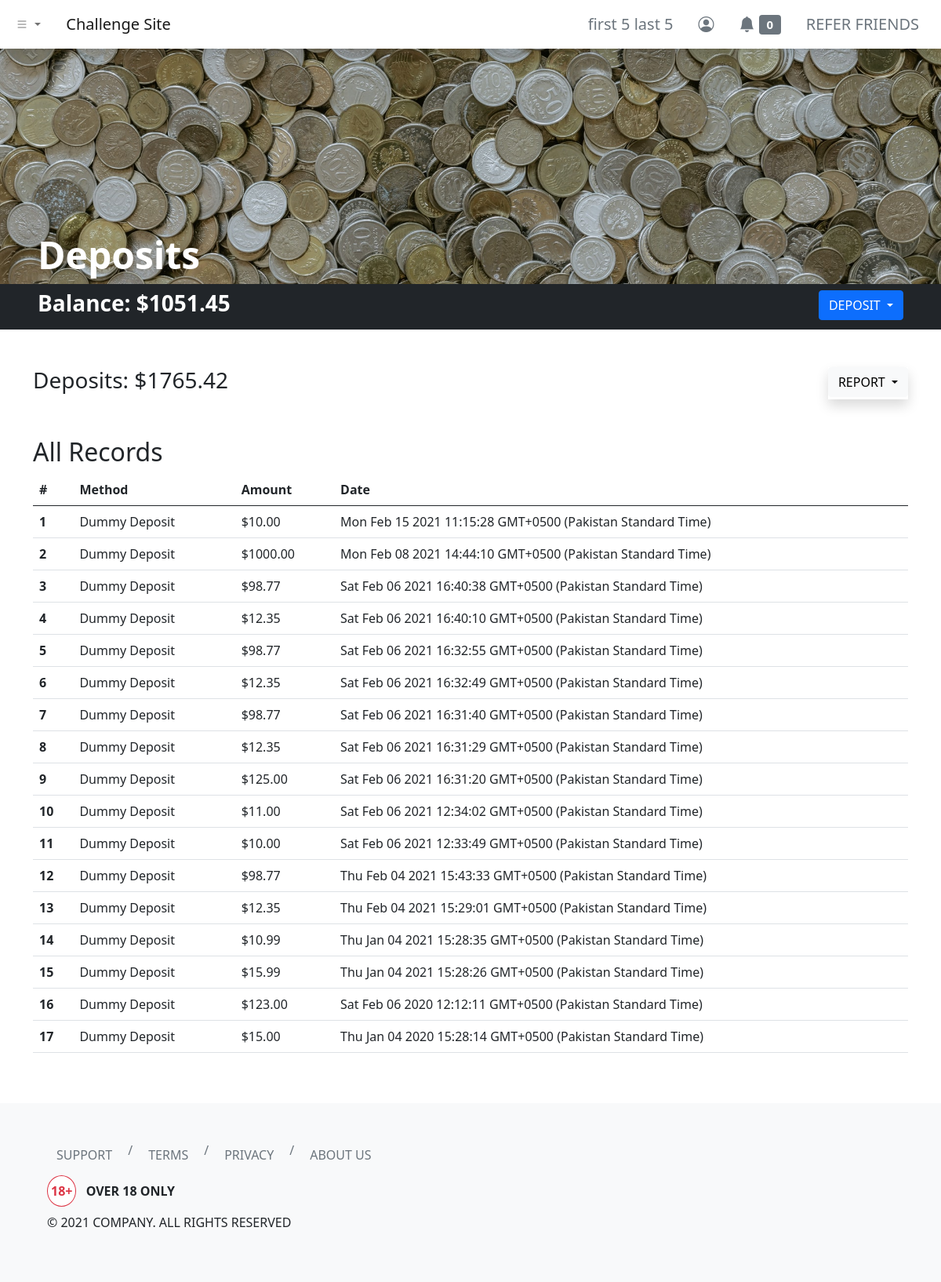
/dashboard/deposits/index.php (signed in), run on an earlier commit of the app's database.
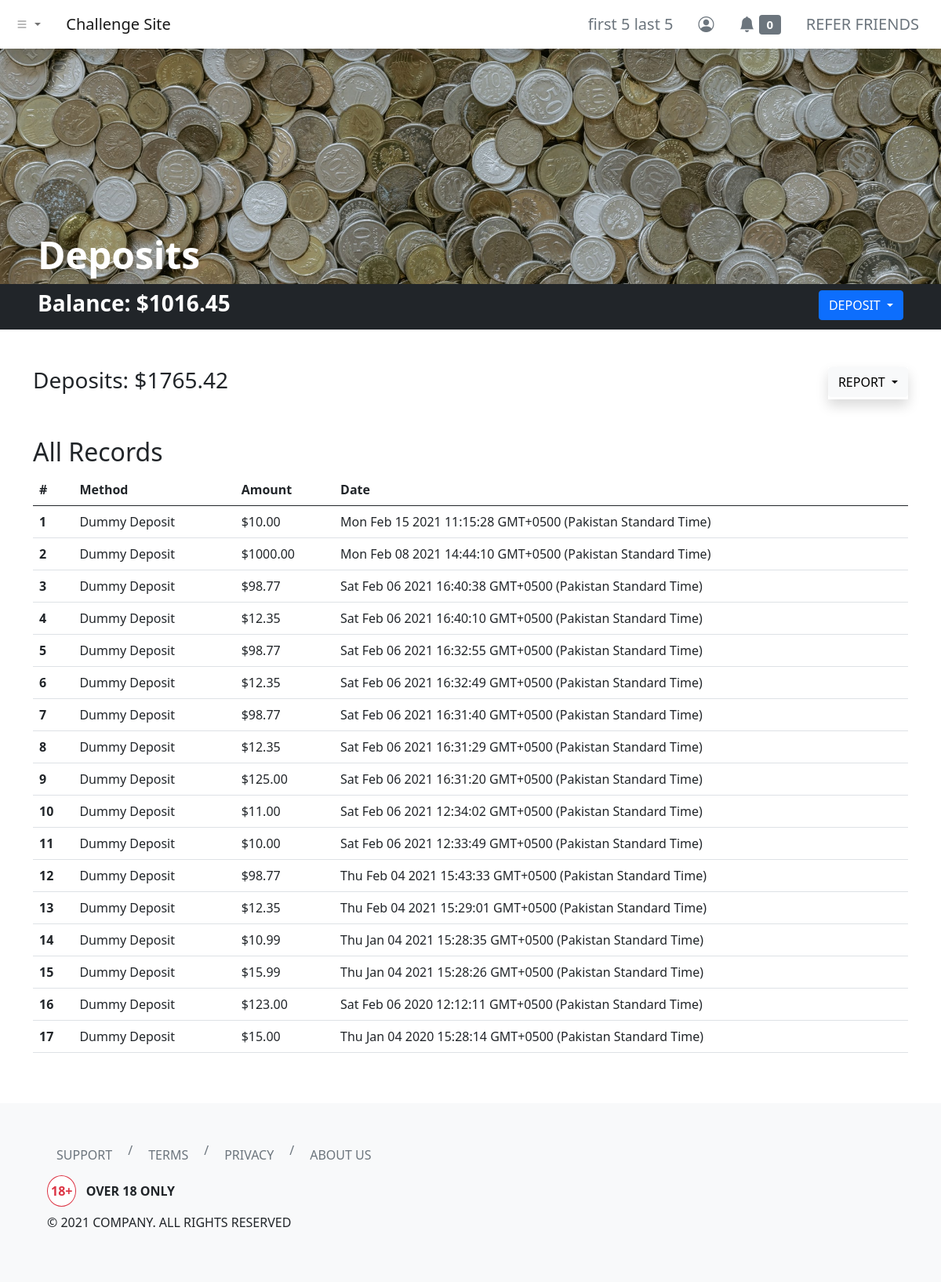
And on a later commit of the database.
### tables this page shows
CREATE TABLE `users` (
  `id` int(11) NOT NULL,
  `username` varchar(255) NOT NULL,
  `first_name` varchar(255) NOT NULL,
  `last_name` varchar(255) NOT NULL,
  `email` varchar(255) NOT NULL,
  `user_password` varchar(255) NOT NULL,
  `balance` decimal(65,30) UNSIGNED NOT NULL DEFAULT 0.000000000000000000000000000000
);

### dashboard/deposits/index.php (the view, shortened to what the changed rows need)
<?php
include '../../header.php';
?>
<link rel="stylesheet" href="./index.css">
<div class="hero bg-dark d-flex align-items-end px-5">
    <h1 class="text-white display-5 fw-bold">Deposits</h1>
</div>
<div class="container-fluid bg-dark py-2 px-5">
    <div class="row">
        <div class="col d-flex justify-content-between">
            <h3 class="text-white fw-bold">Balance:
                <?php
                include_once '../../php-apis/db-config.php';
                $user_id = $_SESSION['id'];
                $sql3 = "SELECT * FROM users WHERE id=$user_id";
                $result3 = mysqli_query($conn, $sql3);
                if (mysqli_num_rows($result3) > 0) {
                    while ($row3 = mysqli_fetch_assoc($result3)) {
                        echo '$' . number_format($row3['balance'], 2, '.', '');
                    }
                } else {
                    header("Location: ../../php-apis/logout.php");
                    die();
                }
                ?>
            </h3>
            <div class="dropdown">
                <button class="btn btn-primary dropdown-toggle text-uppercase" type="button" data-bs-toggle="dropdown" aria-expanded="false">
                </button>
            </div>
        </div>
    </div>
</div>
<div class="container my-5">
    <div class="row">
        <div class="col">
            <h2 class="text-capitalize"><?php echo (isset($_GET['report-filter']) && !empty($_GET['report-filter'])) ? (str_replace("-", " ", mysqli_real_escape_string($conn, clean_input($_GET['report-filter'])))) : ("All") ?> Records</h2>
            <table class="table">
                <thead>
                    <tr>
                        <th scope="col">#</th>
                        <th scope="col">Method</th>
                        <th scope="col">Amount</th>
                        <th scope="col">Date</th>
                    </tr>
                </thead>
                <tbody>
                    <?php
                    if (isset($_GET['report-filter']) && !empty($_GET['report-filter'])) {
                        $reportFilter = mysqli_real_escape_string($conn, clean_input($_GET["report-filter"]));
                        switch ($reportFilter) {
                            case "current-month":
                                $sql2 = "SELECT * FROM deposit_log WHERE MONTH(server_timestamp) = MONTH(CURRENT_DATE()) AND YEAR(server_timestamp) = YEAR(CURRENT_DATE()) AND deposit_by = $user_id ORDER BY server_timestamp DESC";
                                break;
                            case "previous-month":
                                $sql2 = "SELECT * FROM deposit_log WHERE YEAR(server_timestamp) = YEAR(CURRENT_DATE() - INTERVAL 1 MONTH) AND MONTH(server_timestamp) = MONTH(CURRENT_DATE() - INTERVAL 1 MONTH) AND deposit_by = $user_id ORDER BY server_timestamp DESC";
                                break;
                            case "current-year":
                                $sql2 = "SELECT * FROM deposit_log WHERE YEAR(server_timestamp) = YEAR(CURRENT_DATE()) AND deposit_by = $user_id ORDER BY server_timestamp DESC";
                                break;
                            case "all":
                                $sql2 = "SELECT * FROM deposit_log WHERE deposit_by = $user_id ORDER BY server_timestamp DESC";
                                break;
                            default:
                                $sql2 = "SELECT * FROM deposit_log WHERE deposit_by = $user_id ORDER BY server_timestamp DESC";
                        }
                    } else {
                        $sql2 = "SELECT * FROM deposit_log WHERE deposit_by = $user_id ORDER BY server_timestamp DESC";
                    }
                    $result2 = mysqli_query($conn, $sql2);
                    if (mysqli_num_rows($result2) > 0) {
                        $count = 1;
                        while ($row2 = mysqli_fetch_assoc($result2)) {
                    ?>
                            <tr>
                                <th scope="row"><?php echo $count; ?></th>
                            </tr>
                        <?php
                            $count++;
                        }
                    } else {
                        ?>
                        <tr>
                            <td colspan="4" class="text-center text-danger">No Records Found!</td>
                        </tr>
                    <?php } ?>
                </tbody>
            </table>
        </div>
    </div>
</div>
<?php
include '../../footer.php';
?>

### header.php (shortened to what the changed rows need)
<?php
function urlPrefix()
{
    if (basename(getcwd()) === basename(__DIR__)) {
        return './';
    } elseif (basename(dirname(getcwd())) === basename(__DIR__)) {
        return '../';
    } elseif (basename(dirname(dirname(getcwd()))) === basename(__DIR__)) {
        return '../../';
    } elseif (basename(dirname(dirname(dirname(getcwd())))) === basename(__DIR__)) {
        return '../../../';
    } else {
        return './';
    }
}
?>
<!DOCTYPE html>
<html lang="en">
<head>
    <link href="https://cdn.jsdelivr.net/npm/bootstrap@5.0.0-beta2/dist/css/bootstrap.min.css" rel="stylesheet">
    <link rel="stylesheet" href="https://cdn.jsdelivr.net/npm/bootstrap-icons@1.3.0/font/bootstrap-icons.css">
</head>
<body>
    <nav class="navbar navbar-expand-sm navbar-light bg-white shadow">
        <div class="container-fluid">
            <div class="collapse navbar-collapse" id="navbarNavDropdown">
                <ul class="navbar-nav ms-auto">
                    <?php if (isset($_SESSION['id'])) { ?>
                        <li class="nav-item">
                            <a class="btn btn-lg btn-outline-secondary border-0" aria-current="page" href="<?php echo urlPrefix() . 'dashboard/profile/'; ?>">
                                <?php
                                include_once urlPrefix() . 'php-apis/db-config.php';
                                $user_id = $_SESSION['id'];
                                $sql = "SELECT * FROM users WHERE id=$user_id";
                                $result = mysqli_query($conn, $sql);
                                if (mysqli_num_rows($result) > 0) {
                                    while ($row = mysqli_fetch_assoc($result)) {
                                        echo $row['first_name'] . ' ' . $row['last_name'];
                                    }
                                } else {
                                    header("Location: " . urlPrefix() . "php-apis/logout.php");
                                    die();
                                }
                                ?>
                            </a>
                        </li>
                    <?php } else { ?>
                        <li class="nav-item">
                            <a class="btn btn-lg btn-outline-secondary border-0" aria-current="page" href="<?php echo urlPrefix() . 'login/'; ?>">ENTER</a>
                        </li>
                    <?php } ?>
                </ul>
            </div>
        </div>
    </nav>

What changed in the data, as far as the page shows it:
changed users "first 5": balance "1051.45" → "1016.45"
